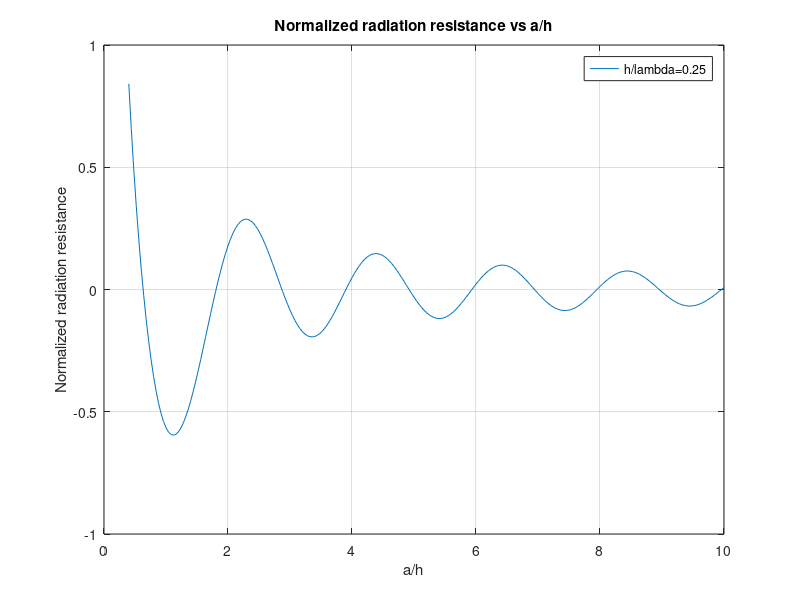

The MATLAB source for this figure:
clear all
clc

beta = 2*pi/100;
h = 25;

eta = 500;

n = 1;

for i = 10:250
    
    a = i;
    x(n) = a/h;
    
    rho = a:0.1:5000;
    
    expr0 = (-eta)/((2*pi*sin(beta*h)^2));
    expr1 = trapz(rho, exp(-1i*2*beta*sqrt(rho.^2 + h^2))./rho); 
    expr2 = -1*2*cos(beta*h)*trapz(rho, exp(-beta*1i*(sqrt(rho.^2 + h^2) + rho))./rho); 
    expr3 = -cos(beta*h)^2*trapz(rho, exp(-1i*2*beta.*rho)./rho);
    
    norm = 4*pi*expr0/eta;
    
    norm_deltaZ_re(n) = real(norm * (expr1 + expr2 + expr3));
    n = n+1;

end

plot(x, norm_deltaZ_re);
xlabel('a/h');
ylabel('Normalized radiation resistance');
title('Normalized radiation resistance vs a/h');
grid on;
legend('h/lambda=0.25')